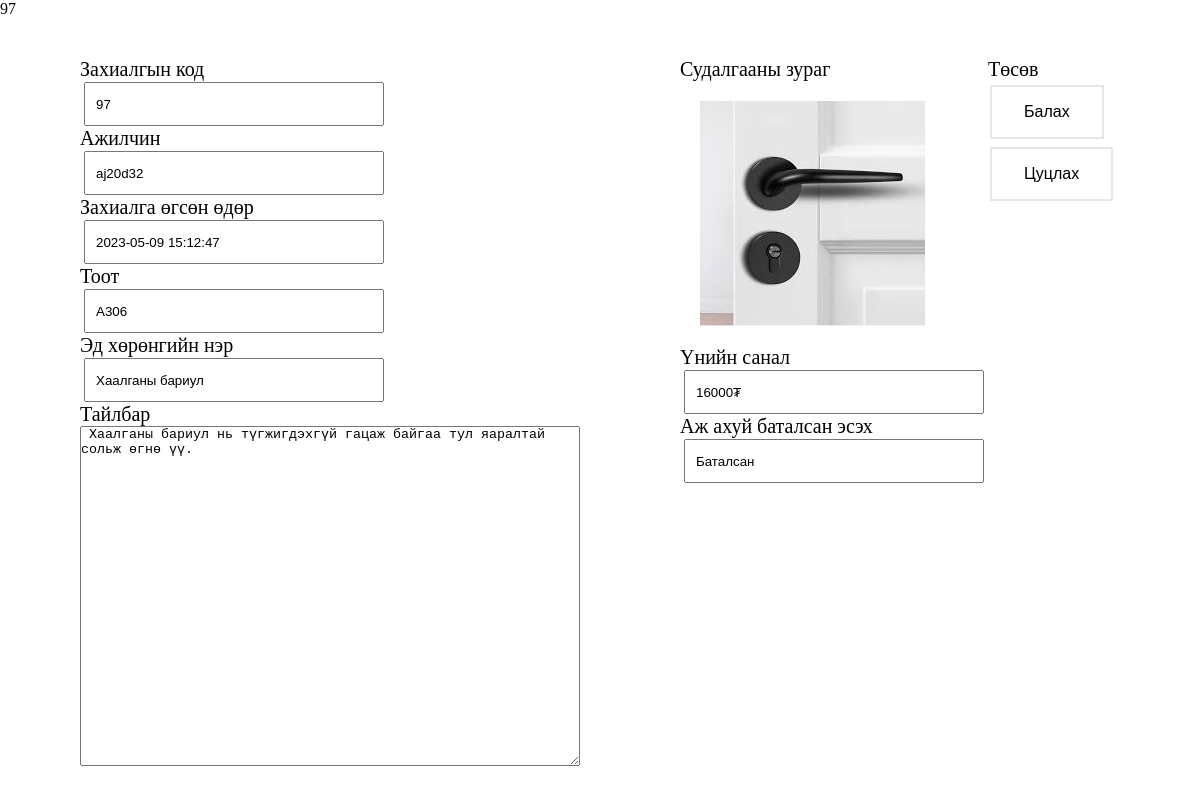
The page /return/returnOrder.php?id=97 on the database its author committed.
### tables this page shows
CREATE TABLE `workorder` (
  `order_id` int(11) NOT NULL,
  `orderDate` timestamp NOT NULL DEFAULT current_timestamp() ON UPDATE current_timestamp(),
  `doneDate` varchar(255) DEFAULT NULL,
  `item` varchar(150) NOT NULL,
  `roomNumber` varchar(100) DEFAULT NULL,
  `problem` text NOT NULL,
  `userID` char(8) NOT NULL,
  `dataStatusId` int(1) DEFAULT NULL,
  `money_order` int(11) DEFAULT NULL,
  `file` text DEFAULT NULL,
  `orderStatus` int(1) DEFAULT NULL,
  `employee_id` char(10) DEFAULT NULL,
  `checkStatus` int(1) DEFAULT NULL
);

### return/returnOrder.php (the view, shortened to what this page needs)
<?php
include("../service/dbConnect.php");
$id = $_GET['id'];
$sql = mysqli_query($conn, "SELECT * FROM workorder WHERE order_id = '$id' AND money_order >=0 AND orderStatus IS NULL");
$row = mysqli_fetch_array($sql);
$image = $row['file'];
?>
<link rel="stylesheet" href="styles.css">
<form action="" method="POST" enctype="multipart/form-data">
    <div class="container">
        <div class="head">
            <label for="">Захиалгын код</label><br>
            <input type="text" name="" id="" value="<?php echo $row['order_id'] ?>"><br>
            <label for="">Ажилчин</label><br>
            <input type="text" name="" id="" value="<?php echo $row['employee_id'] ?>"><br>
            <label for="">Захиалга өгсөн өдөр</label><br>
            <input type="text" name="" id="" value="<?php echo $row['orderDate'] ?>"><br>
            <label for="">Тоот</label><br>
            <input type="text" name="" id="" value="<?php echo $row['roomNumber'] ?>"><br>
            <label for="">Эд хөрөнгийн нэр</label><br>
            <input type="text" name="" id="" value="<?php echo $row['item'] ?>"><br>
            <label for="">Тайлбар</label><br>
            <textarea name="" id="" cols="30" rows="10"><?php echo $row['problem'] ?></textarea>
        </div>
        <div class="bod">
            <label for="">Судалгааны зураг</label><br>
            <img style="margin: 20;" src="../Confirm/<?php echo $image ?>" alt=""><br>
            <label for="">Үнийн санал</label><br>
            <input type="text" name="" id="" value="<?php echo $row['money_order'] ?>₮"><br>
            <label for="">Аж ахуй баталсан эсэх</label><br>
            <input type="text" name="" id="" value="<?php if ($row['dataStatusId'] == 1) {
                echo "Баталсан";
            } else {
                echo "Батлаагүй";
            } ?>"><br>
        </div>
        <div class="done">
            <label for="">Төсөв </label><br>
            <button class="button button4" type="submit" value="submit" name="submit">
                Балах
            </button>
            <a href="">
                <button class="button button4">
                    Цуцлах
                </button>
            </a>
        </div>
    </div>
</form>

### return/styles.css (style rules this page uses)
* { margin: 0; padding: 0; }
.container { display: flex; margin: 40px 20px; }
.head { margin-left: 60px; margin-right: 100px; }
.head input { width: 300px; height: 24px; margin: 1 4; padding: 20 10; }
.bod input { width: 300px; height: 24px; margin: 1 4; padding: 20 10; }
label { font-size: 20px; }
textarea { width: 500px; height: 340px; }
.button { background-color: #4CAF50; border: none; color: white; padding: 16px 32px; text-align: center; text-decoration: none; display: inline-block; font-size: 16px; margin: 4px 2px; transition-duration: 0.4s; cursor: pointer; }
.button4 { background-color: white; color: black; border: 2px solid #e7e7e7; }

### rows shown on the page
workorder: order_id "97", employee "aj20d32", orderDate "2023-05-09 15:12:47", roomNumber "A306", item "Хаалганы бариул", problem "Хаалганы бариул нь түгжигдэхгүй гацаж байгаа тул яаралтай сольж өгнө үү.", file (picture), money_order "16000₮", dataStatusId "Баталсан"
